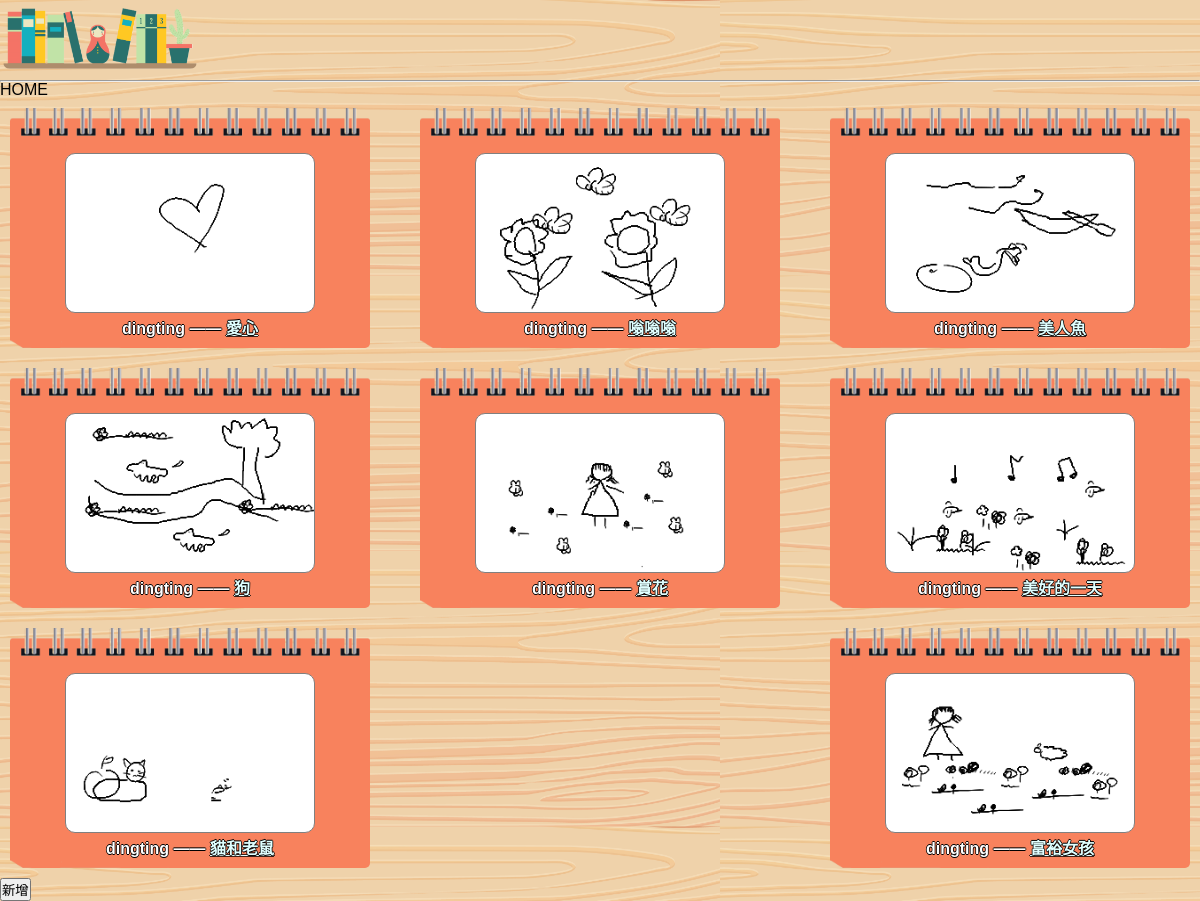
/home/, run on the app's committed database.
### casual/models.py (models this page shows, shortened)
class Book(models.Model):
    title = models.CharField(max_length=200)
    description = models.TextField(null=True, blank=True)
    author = models.CharField(max_length=20, null=True)
    sketch_strokes = models.CharField(max_length=9999999)
    sketch_colors = models.CharField(max_length=1000)
    story = models.CharField(max_length=5000)
    updated = models.DateTimeField(auto_now=True)
    created = models.DateTimeField(auto_now_add=True)

### casual/views.py (the view)
# urls.py: path('home/', views.home, name="home"),
def home(request):
    books = Book.objects.all()
    context = {'books' : books}
    return render(request, 'casual/home_page.html', context)

### casual/templates/casual/home_page.html (shortened to what this page needs)
{% extends 'main.html' %}
{% block content %}
<div class="wrap">
    HOME
    <div class="flexContainer">
        {% for book in books %}
        <div class="books">
            <canvas class="coverCanvas">{{book.sketch_strokes}}</canvas>
            <h2>{{book.author}} —— <a href="/book/{{book.id}}">{{book.title}}</a></h2>
        </div>
        {% endfor %}
    </div>
    <form action="http://127.0.0.1:8000/">
        <input type="submit" value="新增">
    </form>
</div>
{% load static %}
{% endblock content %}

### templates/main.html (shortened to what this page needs)
<!DOCTYPE html>
<html lang="en">
<head>
    {% load static %}
    <link rel="stylesheet" href="{% static 'sketch/style.css' %}">
</head>
<body>
    {% include 'navbar.html'%}
    {% block content %}
    {% endblock content%}
</body>
</html>

### templates/navbar.html
<div class="navbar">
    <a href="/home/">
        {% load static %}
        <img src="{% static 'png/icon.png' %}" alt="icon" width="200" style=" padding:3px; border-radius: 10px; margin-top: 5px;">
    </a>
</div>
<hr>

### static/sketch/style.css (style rules this page uses)
html, body, div, span, applet, object, iframe, h1, h2, h3, h4, h5, h6, p, blockquote, pre, a, abbr, acronym, address, big, cite, code, del, dfn, em, img, ins, kbd, q, s, samp, small, strike, strong, sub, sup, tt, var, b, u, i, center, dl, dt, dd, ol, ul, li, fieldset, form, label, legend, table, caption, tbody, tfoot, thead, tr, th, td, article, aside, canvas, details, embed, figure, figcaption, footer, header, hgroup, menu, nav, output, ruby, section, summary, time, mark, audio, video { margin: 0; padding: 0; border: 0; font-size: 100%; font: inherit; vertical-align: baseline; }
body { line-height: 1; }
* { margin: 0; padding: 0; box-sizing: border-box; }
.navbar { height: 80px; }
body { background-color: blanchedalmond; background-image: url(../../../static/png/wooden_background.png); background-size: 60%; font-family: 'Helvetica', 'Arial', 'Noto Sans TC', '黑體-繁','微軟正黑體', sans-serif !important; }
h2 { font-size: 16px; font-weight: bold; color:white; text-shadow: -0.75px 0 black, 0 0.75px black, 0.75px 0 black, 0 -0.75px black; }
a { color:lightcyan; }
.wrap { width: 1200px; margin: 0 auto; }
.flexContainer { display: flex; flex-direction: row; flex-wrap: wrap; justify-content: space-between; align-items: stretch; align-content: stretch; }
.books { padding: 40px; width: 360px; height: 240px; margin: 10px; text-align: center; border-radius: 5px; background-image: url(../../../static/png/sketchbook_cover.png); background-size: contain; }
.coverCanvas { border: 1px solid gray; border-radius: 10px; width: 250px; height: 160px; background-color: white; margin: 5px; }

### data on the page
Book: author "dingting", title "愛心"
Book: author "dingting", title "嗡嗡嗡"
Book: author "dingting", title "美人魚"
Book: author "dingting", title "狗"
Book: author "dingting", title "賞花"
Book: author "dingting", title "美好的一天"
Book: author "dingting", title "貓和老鼠"
Book: author "dingting", title "富裕女孩"
